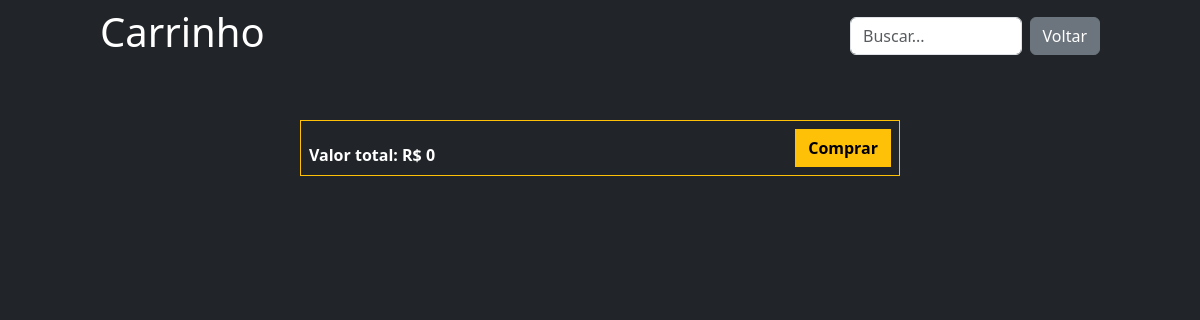
Page /cart/ on the earlier database version.
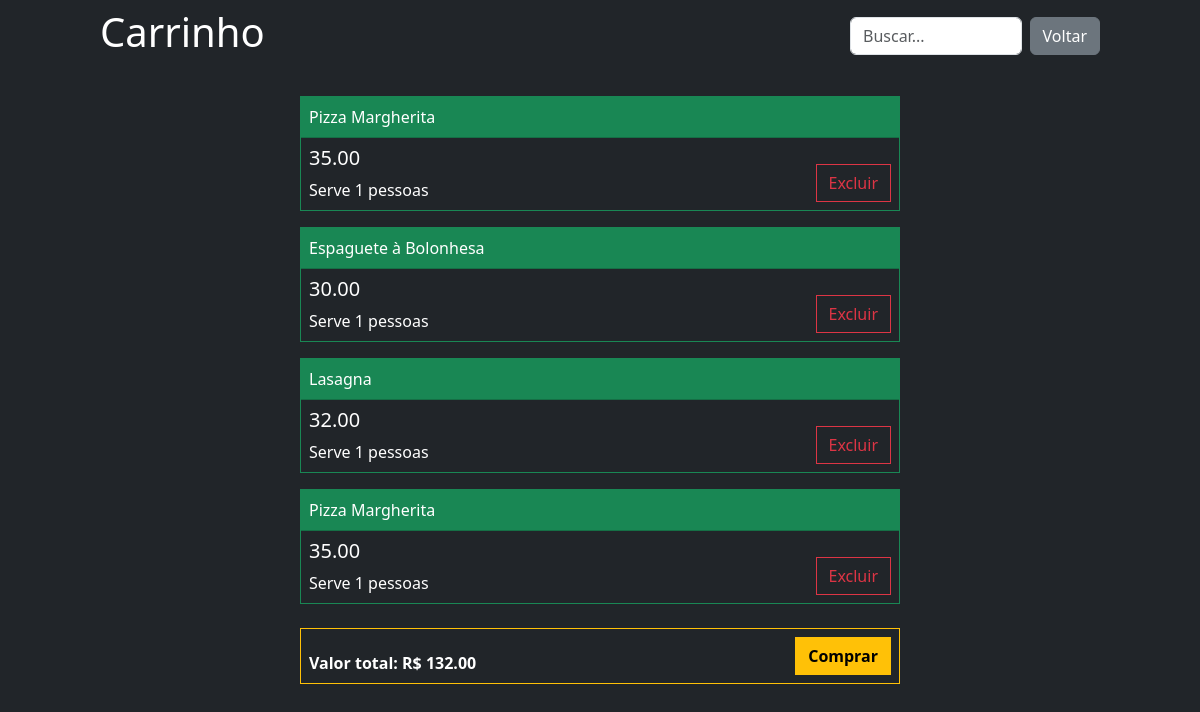
Same page on the later database version.
### app/models.py (models this page shows)
class Pratos(models.Model):
    prato = models.CharField(max_length=255)
    preco = models.DecimalField(max_digits=10, decimal_places=2)
    porcao = models.IntegerField()

### app/views.py (the view)
# urls.py: path('cart/', cart, name='cart'),
def cart(request):
    data = {}
    search = request.GET.get('search')
    if search:
        data['db'] = Pratos.objects.filter(prato__icontains=search)
    else:
        data['db'] = Pratos.objects.all()
    total_price = sum(item.preco for item in data['db'])
    data['total_price'] = total_price
    return render(request, 'cart.html', data)

### app/templates/cart.html (shortened to what this page needs)
<!DOCTYPE html>
<html lang="en">
<head>
    <link href="https://cdn.jsdelivr.net/npm/bootstrap@5.3.3/dist/css/bootstrap.min.css" rel="stylesheet">
</head>
<body class="bg-dark">
    <header class="bg-dark text-white d-flex py-2 justify-content-center items-center">
        <div class="col-10 d-flex justify-content-between items-center">
            <h1>Carrinho</h1>
            <div class="col-7 col-md-4 col-lg-3 d-flex justify-content-between align-items-center">
                <form action="" method="get">
                    <input type="text" name="search" id="search" class="form-control" placeholder="Buscar...">
                </form>
                <a href="/" class="btn btn-secondary ms-2">
                    Voltar
                </a>
            </div>
        </div>
    </header>
    <div class="col-12">
        <div class="m-auto col-10 col-md-8 col-lg-6 py-4 ">
            {% for food in db %}
            <div class="card mb-3 bg-dark rounded-0 text-white border-success">
                <div class="card-header p-2 bg-success rounded-0">{{ food.prato }}</div>
                <div class="d-flex bg-dark flex-row w-100">
                    <div class="card-body p-2">
                        <h5 class="card-title">{{ food.preco }}</h5>
                        <p class="card-text">Serve {{ food.porcao }} pessoas</p>
                    </div>
                    <div class="d-flex flex-column p-2">
                        <a href="/delete/{{ food.id }}/" class="btnDel btn btn-outline-danger rounded-0 mt-auto">Excluir</a>
                    </div>
                </div>
            </div>
            {% endfor %}
            <div class="mt-4 d-flex justify-content-between align-items-end border border-warning p-2">
                <strong class="card-text text-white">Valor total: R$ {{ total_price }}</strong>
                <form method="POST" action="{% url 'production' %}">
                    <button type="submit" class="btn btn-warning rounded-0 fw-bold">Comprar</button>
                </form>
            </div>
        </div>
    </div>
    {% load static %}
</body>
</html>

Differences in the rows shown:
added Pratos: prato "Pizza Margherita", preco "35.00", porcao "1"
added Pratos: prato "Espaguete à Bolonhesa", preco "30.00", porcao "1"
added Pratos: prato "Lasagna", preco "32.00", porcao "1"
added Pratos: prato "Pizza Margherita", preco "35.00", porcao "1"
Other differences:
{{ total_price }}: "0" → "132.00"
